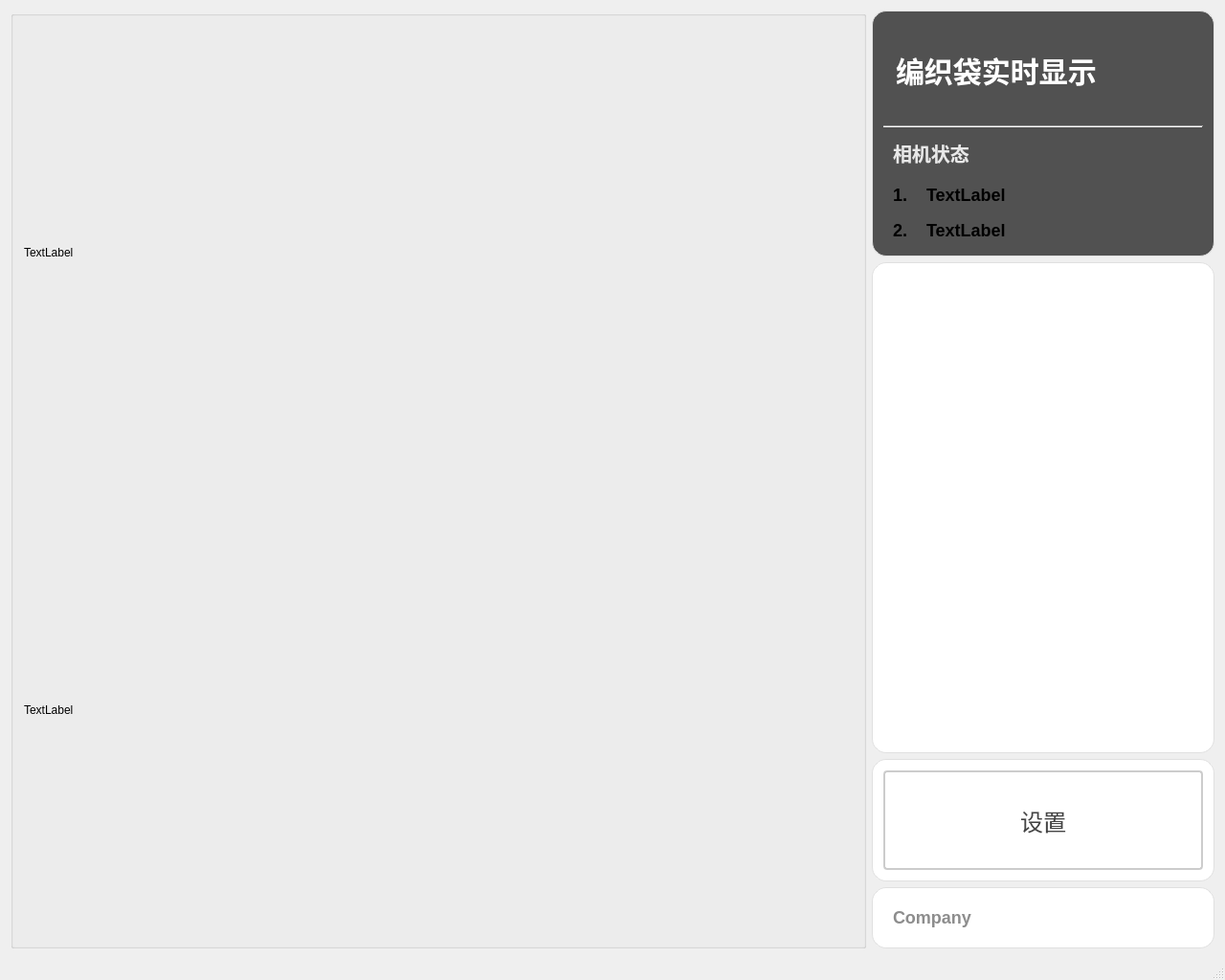
<?xml version="1.0" encoding="UTF-8"?>
<ui version="4.0">
 <class>BagsRealTimeDisplayClass</class>
 <widget class="QMainWindow" name="BagsRealTimeDisplayClass">
  <property name="geometry">
   <rect>
    <x>0</x>
    <y>0</y>
    <width>1280</width>
    <height>1024</height>
   </rect>
  </property>
  <property name="windowTitle">
   <string>BagsRealTimeDisplay</string>
  </property>
  <widget class="QWidget" name="centralWidget">
   <layout class="QGridLayout" name="gridLayout_2">
    <item row="0" column="0">
     <layout class="QHBoxLayout" name="horizontalLayout_5" stretch="5,2">
      <item>
       <widget class="QGroupBox" name="gBoix_ImageDisplay">
        <property name="title">
         <string/>
        </property>
        <layout class="QGridLayout" name="gridLayout">
         <item row="0" column="0">
          <layout class="QVBoxLayout" name="verticalLayout_2" stretch="3,3">
           <item>
            <widget class="QLabel" name="label_imgDisplay_1">
             <property name="sizePolicy">
              <sizepolicy hsizetype="Expanding" vsizetype="Expanding">
               <horstretch>0</horstretch>
               <verstretch>0</verstretch>
              </sizepolicy>
             </property>
             <property name="maximumSize">
              <size>
               <width>999</width>
               <height>999</height>
              </size>
             </property>
             <property name="text">
              <string>TextLabel</string>
             </property>
            </widget>
           </item>
           <item>
            <widget class="QLabel" name="label_imgDisplay_2">
             <property name="sizePolicy">
              <sizepolicy hsizetype="Expanding" vsizetype="Expanding">
               <horstretch>0</horstretch>
               <verstretch>0</verstretch>
              </sizepolicy>
             </property>
             <property name="maximumSize">
              <size>
               <width>999</width>
               <height>999</height>
              </size>
             </property>
             <property name="text">
              <string>TextLabel</string>
             </property>
            </widget>
           </item>
          </layout>
         </item>
        </layout>
       </widget>
      </item>
      <item>
       <layout class="QVBoxLayout" name="vLayout_SideBar" stretch="8,16,4,2">
        <item>
         <widget class="QGroupBox" name="groupBox_head">
          <property name="styleSheet">
           <string notr="true">QGroupBox {
    font-size: 20px;
    font-weight: bold;
    background-color: rgb(81, 81, 81);
    border: 1px solid #e0e0e0;
    border-radius: 2px;
	border-radius: 15px
}

QGroupBox::title {
    subcontrol-origin: margin;
    left: 10px;
    padding: 0 5px;
    color: #2c3e50;
}</string>
          </property>
          <property name="title">
           <string/>
          </property>
          <layout class="QGridLayout" name="gridLayout_3">
           <item row="0" column="0">
            <layout class="QVBoxLayout" name="verticalLayout_5" stretch="1,1,1">
             <item>
              <layout class="QHBoxLayout" name="hLayout_title" stretch="3,2">
               <item>
                <widget class="QLabel" name="label_title">
                 <property name="sizePolicy">
                  <sizepolicy hsizetype="Expanding" vsizetype="Expanding">
                   <horstretch>0</horstretch>
                   <verstretch>0</verstretch>
                  </sizepolicy>
                 </property>
                 <property name="styleSheet">
                  <string notr="true">QLabel {
       font-size: 30px;        
       font-weight: bold;        
       color: rgb(255, 255, 255);         
       padding: 5px 5px;     
       border-bottom: 2px solid #cccccc; 
    }</string>
                 </property>
                 <property name="text">
                  <string>编织袋实时显示</string>
                 </property>
                </widget>
               </item>
               <item>
                <widget class="QPushButton" name="pbtn_exit">
                 <property name="sizePolicy">
                  <sizepolicy hsizetype="Expanding" vsizetype="Expanding">
                   <horstretch>0</horstretch>
                   <verstretch>0</verstretch>
                  </sizepolicy>
                 </property>
                 <property name="styleSheet">
                  <string notr="true">QPushButton {
    color: white;
    border: none;
    border-radius: 5px;
    font-size: 14px;
    qproperty-icon: url(:/BagsRealTimeDisplay/icons/close.png);  
    qproperty-iconSize: 50px 50px;
}

QPushButton:hover {
    background-color: #ff6666;
}

QPushButton:pressed {
    background-color: #cc0000;
}</string>
                 </property>
                 <property name="text">
                  <string/>
                 </property>
                 <property name="shortcut">
                  <string notr="true"/>
                 </property>
                </widget>
               </item>
              </layout>
             </item>
             <item>
              <widget class="Line" name="line_2">
               <property name="styleSheet">
                <string notr="true">QLine {
       color: rgb(194, 194, 194);       
    }</string>
               </property>
               <property name="orientation">
                <enum>Qt::Orientation::Horizontal</enum>
               </property>
              </widget>
             </item>
             <item>
              <layout class="QHBoxLayout" name="horizontalLayout_2" stretch="1">
               <item>
                <layout class="QVBoxLayout" name="verticalLayout_3" stretch="1,1,1">
                 <item>
                  <widget class="QLabel" name="label_cameraStateTitle">
                   <property name="styleSheet">
                    <string notr="true">QLabel {
       font-size: 20px;        
       font-weight: bold;        
       color: rgb(232, 232, 232);         
       padding: 5px 5px;     
       border-bottom: 2px solid #cccccc; 
    }</string>
                   </property>
                   <property name="text">
                    <string>相机状态</string>
                   </property>
                  </widget>
                 </item>
                 <item>
                  <layout class="QGridLayout" name="gLayout_cameraStates" columnminimumwidth="1,9">
                   <property name="spacing">
                    <number>0</number>
                   </property>
                   <item row="0" column="1">
                    <widget class="QLabel" name="label_camera1State">
                     <property name="sizePolicy">
                      <sizepolicy hsizetype="Preferred" vsizetype="Preferred">
                       <horstretch>0</horstretch>
                       <verstretch>0</verstretch>
                      </sizepolicy>
                     </property>
                     <property name="styleSheet">
                      <string notr="true">QLabel {
       font-size: 18px;        
       font-weight: bold;        
		padding: 5px 5px;  
    }</string>
                     </property>
                     <property name="text">
                      <string>TextLabel</string>
                     </property>
                    </widget>
                   </item>
                   <item row="0" column="0">
                    <widget class="QLabel" name="label">
                     <property name="sizePolicy">
                      <sizepolicy hsizetype="Fixed" vsizetype="Fixed">
                       <horstretch>0</horstretch>
                       <verstretch>0</verstretch>
                      </sizepolicy>
                     </property>
                     <property name="styleSheet">
                      <string notr="true">QLabel {
       font-size: 18px;        
       font-weight: bold;        
		padding: 5px 5px;  
    }</string>
                     </property>
                     <property name="text">
                      <string>1.</string>
                     </property>
                    </widget>
                   </item>
                  </layout>
                 </item>
                 <item>
                  <layout class="QGridLayout" name="gLayout_cameraStates_2" columnminimumwidth="1,9">
                   <property name="spacing">
                    <number>0</number>
                   </property>
                   <item row="0" column="1">
                    <widget class="QLabel" name="label_camera2State">
                     <property name="styleSheet">
                      <string notr="true">QLabel {
       font-size: 18px;        
       font-weight: bold;        
		padding: 5px 5px;  
    }</string>
                     </property>
                     <property name="text">
                      <string>TextLabel</string>
                     </property>
                    </widget>
                   </item>
                   <item row="0" column="0">
                    <widget class="QLabel" name="label_2">
                     <property name="sizePolicy">
                      <sizepolicy hsizetype="Fixed" vsizetype="Fixed">
                       <horstretch>0</horstretch>
                       <verstretch>0</verstretch>
                      </sizepolicy>
                     </property>
                     <property name="styleSheet">
                      <string notr="true">QLabel {
       font-size: 18px;        
       font-weight: bold;        
		padding: 5px 5px;  
    }</string>
                     </property>
                     <property name="text">
                      <string>2.</string>
                     </property>
                    </widget>
                   </item>
                  </layout>
                 </item>
                </layout>
               </item>
              </layout>
             </item>
            </layout>
           </item>
          </layout>
         </widget>
        </item>
        <item>
         <widget class="QGroupBox" name="gBox_infor">
          <property name="styleSheet">
           <string notr="true">QGroupBox {
    font-size: 20px;
    font-weight: bold;
    background-color: rgb(255, 255, 255);
    border: 1px solid #e0e0e0;
    border-radius: 2px;
	border-radius: 15px
}

QGroupBox::title {
    subcontrol-origin: margin;
    left: 10px;
    padding: 0 5px;
    color: #2c3e50;
}</string>
          </property>
          <property name="title">
           <string/>
          </property>
          <layout class="QVBoxLayout" name="verticalLayout" stretch=""/>
         </widget>
        </item>
        <item>
         <widget class="QGroupBox" name="gBox_set">
          <property name="styleSheet">
           <string notr="true">QGroupBox {
    font-size: 20px;
    font-weight: bold;
    background-color: rgb(255, 255, 255);
    border: 1px solid #e0e0e0;
    border-radius: 2px;
	border-radius: 15px
}

QGroupBox::title {
    subcontrol-origin: margin;
    left: 10px;
    padding: 0 5px;
    color: #2c3e50;
}</string>
          </property>
          <property name="title">
           <string/>
          </property>
          <layout class="QHBoxLayout" name="horizontalLayout_3">
           <item>
            <widget class="QPushButton" name="pbtn_set">
             <property name="sizePolicy">
              <sizepolicy hsizetype="Expanding" vsizetype="Expanding">
               <horstretch>0</horstretch>
               <verstretch>0</verstretch>
              </sizepolicy>
             </property>
             <property name="styleSheet">
              <string notr="true">QPushButton {
    padding: 6px 14px;
    border: 2px solid #CCC;
    border-radius: 4px;
    background-color: white;
    color: #444;
    font-size: 24px; 
}

QPushButton:hover {
    border-color: #999;
    background-color: #F5F5F5;
}

QPushButton:pressed {
    border-color: #777;
    background-color: #EEE;
}</string>
             </property>
             <property name="text">
              <string>设置</string>
             </property>
            </widget>
           </item>
          </layout>
         </widget>
        </item>
        <item>
         <widget class="QGroupBox" name="gBox_companyInfo">
          <property name="styleSheet">
           <string notr="true">QGroupBox {
    font-size: 20px;
    font-weight: bold;
    background-color: rgb(255, 255, 255);
    border: 1px solid #e0e0e0;
    border-radius: 2px;
	border-radius: 15px
}

QGroupBox::title {
    subcontrol-origin: margin;
    left: 10px;
    padding: 0 5px;
    color: #2c3e50;
}</string>
          </property>
          <property name="title">
           <string/>
          </property>
          <layout class="QHBoxLayout" name="horizontalLayout">
           <item>
            <widget class="QLabel" name="label_companyInfo">
             <property name="styleSheet">
              <string notr="true">QLabel {
       font-size: 18px;        
       font-weight: bold;        
       color:  rgb(141, 141, 141);       
       padding: 5px 5px;     
       border-bottom: 2px solid #cccccc; 
    }</string>
             </property>
             <property name="text">
              <string>Company</string>
             </property>
            </widget>
           </item>
          </layout>
         </widget>
        </item>
       </layout>
      </item>
     </layout>
    </item>
   </layout>
  </widget>
  <widget class="QStatusBar" name="statusBar"/>
 </widget>
 <layoutdefault spacing="6" margin="11"/>
 <resources>
  <include location="../qrc/BagsRealTimeDisplay.qrc"/>
 </resources>
 <connections/>
</ui>
